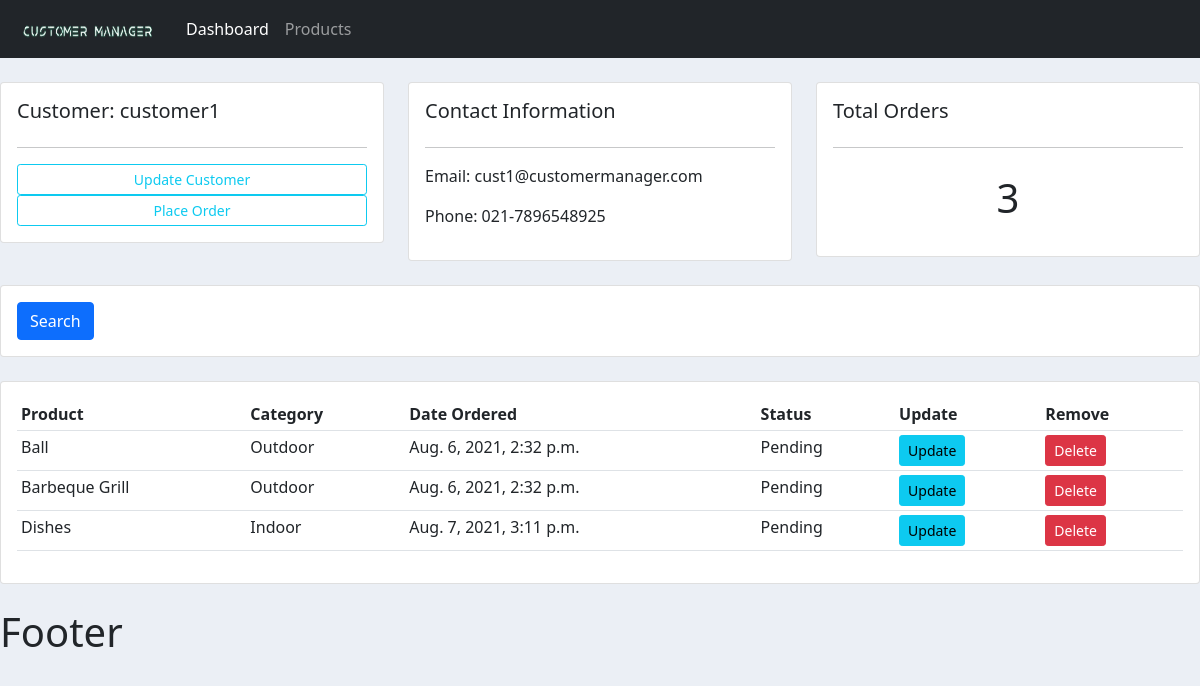
Screenshot of /customer/1 with the database file from the repository.
### accounts/models.py (models this page shows, shortened)
class Customer(models.Model):
    name=models.CharField(max_length=200,null=True)
    phone=models.CharField(max_length=200,null=True)
    email=models.CharField(max_length=200,null=True)
    date_created=models.DateTimeField(auto_now_add=True,null=True)

class Order(models.Model):
    STATUS=(('Pending','Pending'),('Out for delivery','Out for delivery'),('Delivered','Delivered'))
    customer=models.ForeignKey(Customer, null=True, on_delete=models.SET_NULL) #Setting the refrence
    product=models.ForeignKey(Product, null=True, on_delete=models.SET_NULL)
    date_created=models.DateTimeField(auto_now_add=True, null=True)
    status=models.CharField(max_length=200, null=True, choices=STATUS)

class Product(models.Model):
    CATEGORY=(('Indoor','Indoor'),('Outdoor','Outdoor'))
    name = models.CharField(max_length=200, null=True)
    price=models.FloatField(null=True)
    category=models.CharField(max_length=200, null=True, choices=CATEGORY)
    description=models.CharField(max_length=200, null=True, blank=True)
    tags = models.ManyToManyField(Tag)
    date_created = models.DateTimeField(auto_now_add=True, null=True)
    def __str__(self):
        return self.name

### accounts/views.py (the view)
# urls.py: path('customer/<str:custId>',views.customer,name="customer"),#instead of calling the link we name it as 'customer
def customer(request,custId):
    customer=Customer.objects.get(id=custId)
    orders=customer.order_set.all() #get all the child object(of type order) of customer
    order_cnt=orders.count()
    context={'customer':customer,'orders':orders,'order_cnt':order_cnt}
    return render(request,'accounts/customers.html',context)

### accounts/templates/accounts/customers.html
{% extends 'accounts/main.html' %}
{% block content %}
<br>
<div class="row">
	<div class="col-md">
		<div class="card card-body">
			<h5>Customer: {{ customer.name }}</h5>
			<hr>
			<a class="btn btn-outline-info  btn-sm btn-block" href="">Update Customer</a>
			<a class="btn btn-outline-info  btn-sm btn-block" href='{% url 'create_order' customer.id%}'>Place Order</a>
		</div>
	</div>
	<div class="col-md">
		<div class="card card-body">
			<h5>Contact Information</h5>
			<hr>
			<p>Email: {{ customer.email }}</p>
			<p>Phone: {{ customer.phone }}</p>
		</div>
	</div>
	<div class="col-md">
		<div class="card card-body">
			<h5>Total Orders</h5>
			<hr>
			<h1 style="text-align: center;padding: 10px">{{ order_cnt }}</h1>
		</div>
	</div>
</div>
<br>
<div class="row">
	<div class="col">
		<div class="card card-body">
			<form method="get">
		    <button class="btn btn-primary" type="submit">Search</button>
		  </form>
		</div>
	</div>
</div>
<br>
<div class="row">
	<div class="col-md">
		<div class="card card-body">
			<table class="table table-sm">
				<tr>
					<th>Product</th>
					<th>Category</th>
					<th>Date Ordered</th>
					<th>Status</th>
					<th>Update</th>
					<th>Remove</th>
				</tr>
                {%for order in orders %}
                    <tr>
                        <td>{{ order.product }}</td>
                        <td>{{ order.product.category }}</td>
                        <td>{{ order.date_created }}</td>
                        <td>{{ order.status }}</td>
                        <td><a class="btn btn-sm btn-info" href="">Update</a> </td>
                        <td><a class="btn btn-sm btn-danger" href="">Delete</a></td>
                    </tr>
                 {% endfor %}
			</table>
		</div>
	</div>
</div>
{% endblock %}

### static/css/main.css (style rules this page uses)
body { background-color: #ebeff5; }

### rows the page displays
Customer: name "customer1", email "cust1@customermanager.com", phone "021-7896548925"
Order: product "Ball", product.category "Outdoor", date_created "Aug. 6, 2021, 2:32 p.m.", status "Pending"
Order: product "Barbeque Grill", product.category "Outdoor", date_created "Aug. 6, 2021, 2:32 p.m.", status "Pending"
Order: product "Dishes", product.category "Indoor", date_created "Aug. 7, 2021, 3:11 p.m.", status "Pending"

### other values shown
{{ order_cnt }} "3"
